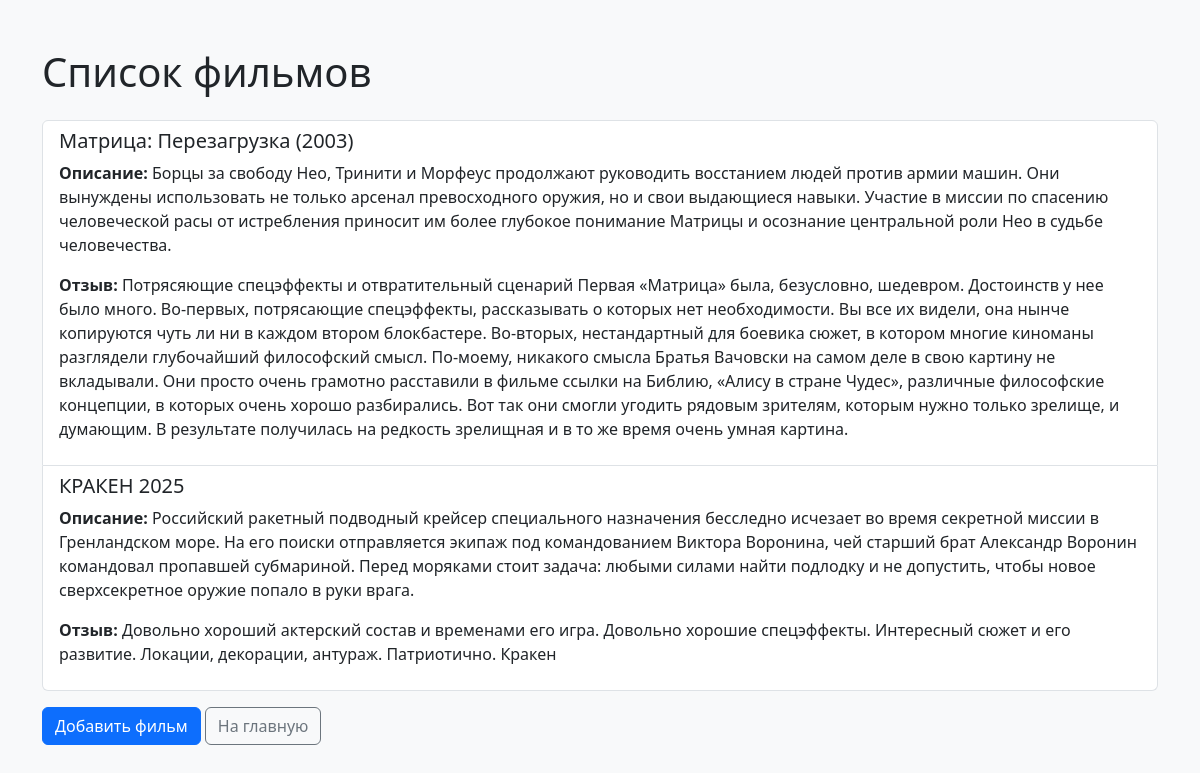
The app's page /films/list/ with its own data.
### films/models.py (models this page shows, shortened)
class Film(models.Model):
    title = models.CharField(max_length=200, verbose_name='Название фильма')
    description = models.TextField(verbose_name='Описание фильма')
    review = models.TextField(verbose_name='Отзыв')

### films/views.py (the view)
# urls.py: path('list/', views.film_list, name='film_list'),
def film_list(request):
    films = Film.objects.all()
    return render(request, 'films/film_list.html', {'films': films})

### films/templates/films/film_list.html (shortened to what this page needs)
{% load static %}
<!DOCTYPE html>
<html lang="ru">
<head>
    <link href="https://cdn.jsdelivr.net/npm/bootstrap@5.3.3/dist/css/bootstrap.min.css" rel="stylesheet">
</head>
<body class="bg-light">
    <div class="container py-5">
        <h1 class="mb-4">Список фильмов</h1>
        <ul class="list-group mb-3">
            {% for film in films %}
                <li class="list-group-item">
                    <h5>{{ film.title }}</h5>
                    <p><strong>Описание:</strong> {{ film.description }}</p>
                    <p><strong>Отзыв:</strong> {{ film.review }}</p>
                </li>
            {% empty %}
                <li class="list-group-item">Фильмы не найдены.</li>
            {% endfor %}
        </ul>
        <a href="{% url 'add_film' %}" class="btn btn-primary">Добавить фильм</a>
        <a href="{% url 'home' %}" class="btn btn-outline-secondary">На главную</a>
    </div>
</body>
</html>

### records on screen
Film: title "Матрица: Перезагрузка (2003)", description "Борцы за свободу Нео, Тринити и Морфеус продолжают руководить восстанием людей против армии машин. Они вынуждены использовать не только арсенал превосходного оружия, но и свои выдающиеся навыки. Участие в миссии по спасению человеческой расы от истребления приносит им более глубокое понимание Матрицы и осознание центральной роли Нео в судьбе человечества.", review "Потрясяющие спецэффекты и отвратительный сценарий Первая «Матрица» была, безусловно, шедевром. Достоинств у нее было много. Во-первых, потрясающие спецэффекты, рассказывать о которых нет необходимости. Вы все их видели, она нынче копируются чуть ли ни в каждом втором блокбастере. Во-вторых, нестандартный для боевика сюжет, в котором многие киноманы разглядели глубочайший философский смысл. По-моему, никакого смысла Братья Вачовски на самом деле в свою картину не вкладывали. Они просто очень грамотно расставили в фильме ссылки на Библию, «Алису в стране Чудес», различные философские концепции, в которых очень хорошо разбирались. Вот так они смогли угодить рядовым зрителям, которым нужно…"
Film: title "КРАКЕН 2025", description "Российский ракетный подводный крейсер специального назначения бесследно исчезает во время секретной миссии в Гренландском море. На его поиски отправляется экипаж под командованием Виктора Воронина, чей старший брат Александр Воронин командовал пропавшей субмариной. Перед моряками стоит задача: любыми силами найти подлодку и не допустить, чтобы новое сверхсекретное оружие попало в руки врага.", review "Довольно хороший актерский состав и временами его игра. Довольно хорошие спецэффекты. Интересный сюжет и его развитие. Локации, декорации, антураж. Патриотично. Кракен"
